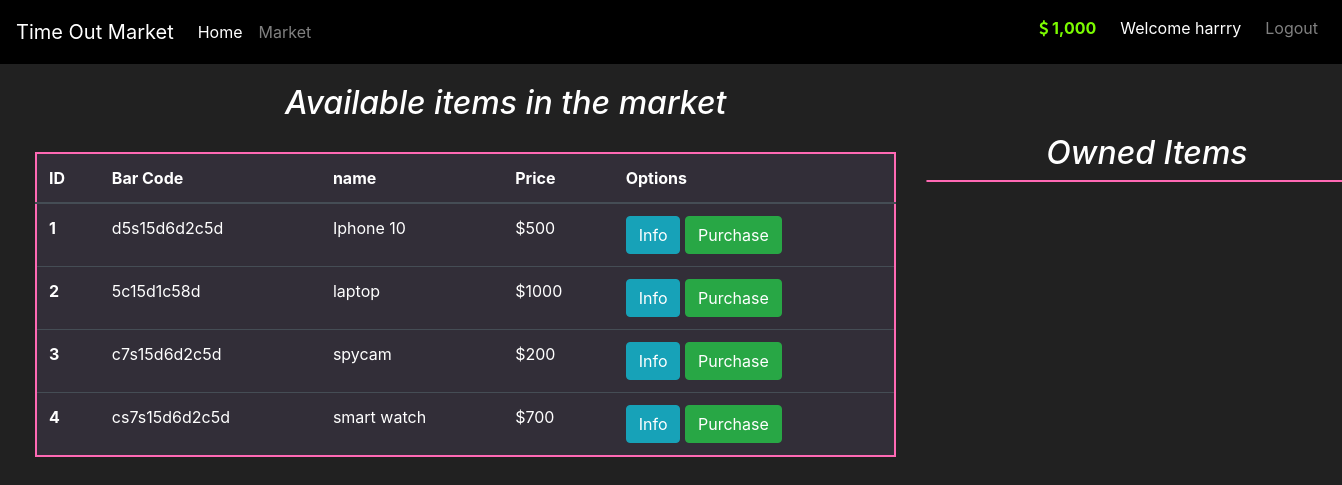
/market (signed in), run on an earlier commit of the app's database.
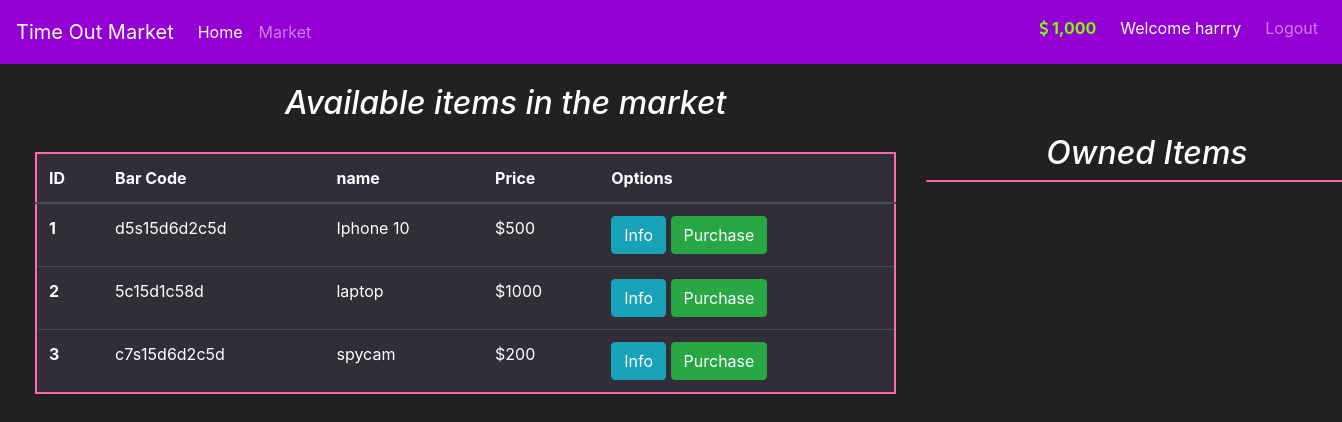
And on a later commit of the database.
### market/models.py (models this page shows, shortened)
class User(db.Model, UserMixin):
	id = db.Column(db.Integer(), primary_key=True)
	username = db.Column(db.String(length=30), nullable=False,
		unique=True)
	email_address = db.Column(db.String(length=50), nullable=False,
		unique=True)
	password = db.Column(db.String(length=60))
	budget = db.Column(db.Integer(), nullable=False, default=1000)
	items = db.relationship('Item', backref='owned_user', lazy=True)
	@property
	def prettier_budget(self):
		if len(str(self.budget)) >= 4:
			return f'{str(self.budget)[:-3]},{str(self.budget)[-3:]}'
		else:
			return f'{self.budget}'

class Item(db.Model):
	id = db.Column(db.Integer(), primary_key=True)
	name = db.Column(db.String(length=30), nullable=False)
	price = db.Column(db.Integer(), nullable=False)
	barcode = db.Column(db.String(length=12), nullable=False, unique=True)
	description = db.Column(db.String(length=1024), nullable=False, unique=True)
	owner = db.Column(db.Integer(), db.ForeignKey('user.id'))

### market/routes.py (the view, shortened to what this page needs)
@app.route('/market', methods=['GET', 'POST'])
@login_required
def market():
	purchase_form = PurchaseItemForm()
	selling_form = SellItemForm()
	if request.method == 'GET':
		items = Item.query.filter_by(owner=None)
		owned_items = Item.query.filter_by(owner=current_user.id)
		return render_template('market.html', title='Market', items=items, owned_items=owned_items,
							    purchase_form=purchase_form, selling_form=selling_form)

### market/models.py (called while the page is built)
@login_manager.user_loader
def load_user(user_id):
	return User.query.get(int(user_id))

### market/templates/market.html (shortened to what this page needs)
{% extends "base.html" %}
{% block content %}
	<div class="row" style="margin-top: 20px; margin-left: 20px;">
		<div class="col-8">
			<h2 style="margin-left: 250px; margin-bottom: 30px;"><em>Available items in the market</em></h2>
			<table class="table table-dark table-hover">
			 	<thead>
				    <tr>
						<th scope="col">ID</th>
						<th scope="col">Bar Code</th>
						<th scope="col">name</th>
						<th scope="col">Price</th>
						<th scope="col">Options</th>
				    </tr>
			  	</thead>
			  	<tbody>
			  		{% for item in items %}
					    <tr>
							<th scope="row">{{ item['id'] }}</th>
							<td>{{ item['barcode'] }}</td>
							<td>{{ item['name'] }}</td>
							<td>${{ item['price'] }}</td>
							<td>
								<button class="btn btn-info" data-toggle='modal' data-target="#Modal-MoreInfo-{{ item['id'] }}">Info</button>
								<button class="btn btn-success" data-toggle='modal' data-target="#Modal-PurchaseConfirm-{{ item['id'] }}">Purchase</button>
							</td>
					    </tr>
				 	{% endfor %}
			   	</tbody>
			</table>
		</div>
		<div class="col-md-4">
			<h2 style="margin-left: 120px; margin-top: 50px;"><em>Owned Items</em></h2>
			<div class="container" style="width: 500px;" >
			</div>
		</div>
	</div>
{% endblock content %}

### market/templates/base.html (shortened to what this page needs)
<!Doctype html>
<html lang="en">
  <head>
    <link rel="stylesheet" href="https://cdn.jsdelivr.net/npm/bootstrap@4.6.0/dist/css/bootstrap.min.css">
    <link rel="stylesheet" type="text/css" href="static/main.css">
    <link rel="stylesheet" href="https://cdnjs.cloudflare.com/ajax/libs/font-awesome/4.7.0/css/font-awesome.min.css">
  </head>
  <body>
    <header class='site-header'>
      <nav class="navbar navbar-expand-lg navbar-dark">
        <a class="navbar-brand" href="#">Time Out Market</a>
        <div class="collapse navbar-collapse" id="navbarSupportedContent">
          <ul class="navbar-nav mr-auto">
            <li class="nav-item active">
              <a class="nav-link" href="{{ url_for('home') }}">Home <span class="sr-only">(current)</span></a>
            </li>
            <li class="nav-item">
              <a class="nav-link" href="{{ url_for('market') }}">Market</a>
            </li>
          </ul>
          <ul class="navbar-nav">
            {% if current_user.is_authenticated %}
              <li class="nav-item">
                <a class="nav-link" style="color: lawngreen; font-weight: bold;">
                  <i class="fa fa-usd"></i>
                  {{ current_user.prettier_budget }}
                </a>
              </li>
              <li class="nav-item">
                <p class="pt-2 pl-3 pr-3">Welcome {{ current_user.username }}</p>
              </li>
              <li class="nav-item">
                <a class="nav-link" href="{{ url_for('logout') }}">Logout</a>
              </li>
            {% endif %}
          </ul>
        </div>
      </nav>
    </header>
    {% block content %}{% endblock %}
  </body>
</html>

### market/static/main.css (style rules this page uses)
body { background-color: #212121; color: white; }
.navbar-dark { background-color: black; color: white; transition-duration: 2s; }
a { color: white; text-decoration: none; }
.container { border: solid 1px hotpink; border-radius: 15px; }
.table-dark { color: white; background-color: rgba(120, 100, 150, 0.2); border: solid 2px hotpink; animation-name: example2; animation-duration: 2s; animation-iteration-count: infinite; }

What changed in the data, as far as the page shows it:
no longer on this page (row edited): Item: id "4", barcode "cs7s15d6d2c5d", name "smart watch", price "700"
